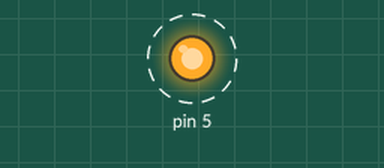
Simulated run of this sketch. Board: Arduino Uno, built for the host (arithmetic inside an expression is 32-bit, double 64-bit). Shown: output pins drawn as LEDs (lit = HIGH). Dashed ring = blinking.

Above: at 0.2 s.
Timing chart, 0 to 3.0 s (numbered marks = the images above):
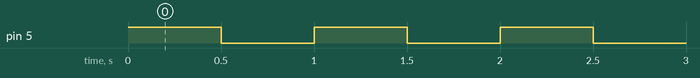

Measured:
- by itself, pin 5: alternates HIGH for 0.50 s and LOW for 0.50 s

The sketch:

led_blink.ino
```cpp
/*
Suzuno32RV上のLEDを点滅します。このLEDはPA5ピンに接続されていて、HIGHで点灯、LOWで消灯です。
 */


#define PIN_LED PA5

void setup() {
    pinMode(PIN_LED, OUTPUT);
}

void loop() {
    digitalWrite(PIN_LED, HIGH);
    delay(500);
    digitalWrite(PIN_LED, LOW);
    delay(500);
}
```
